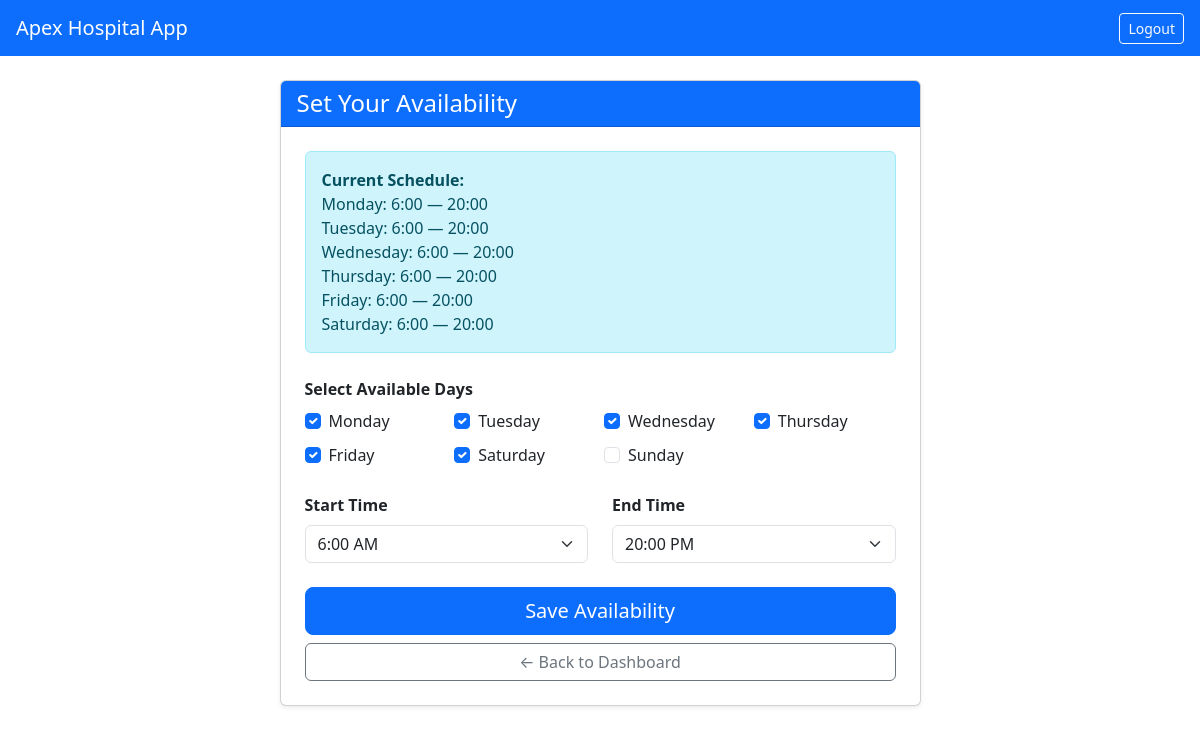
Screenshot of /set-availability/ (signed in) with the database file from the repository.
### accounts/models.py (models this page shows, shortened)
class DoctorAvailability(models.Model):
    DAYS = [
        ('Monday','Monday'), ('Tuesday', 'Tuesday'), ('Wednesday', 'Wednesday'),
        ('Thursday', 'Thursday'), ('Friday', 'Friday'),
        ('Saturday', 'Saturday'), ('Sunday', 'Sunday'),
    ]
    doctor = models.ForeignKey(
        DoctorProfile, on_delete=models.CASCADE, related_name='availability'
    )
    day = models.CharField(max_length=10, choices=DAYS)
    start_hour = models.IntegerField()
    end_hour = models.IntegerField()
    class Meta:
        unique_together = ('doctor', 'day')

### accounts/views.py (the view, shortened to what this page needs)
# urls.py: path('set-availability/', views.set_availability, name='set_availability'),
@login_required
def set_availability(request):
    if request.user.profile.role != 'doctor':
        return redirect('patient_dashboard')
    doctor = request.user.profile.doctor
    availabilities = DoctorAvailability.objects.filter(doctor=doctor)
    return render(request, 'accounts/set_availability.html', {
        'doctor'        : doctor,
        'availabilities': availabilities,
        'days'          : ['Monday','Tuesday','Wednesday','Thursday','Friday','Saturday','Sunday'],
        'hours'         : list(range(6, 21)),
    })

### accounts/templates/accounts/set_availability.html (shortened to what this page needs)
{% extends 'accounts/base.html' %}
{% block content %}
<div class="row justify-content-center">
  <div class="col-md-7">
    <div class="card shadow-sm">
      <div class="card-header bg-primary text-white">
        <h4 class="mb-0"> Set Your Availability</h4>
      </div>
      <div class="card-body p-4">
        {% if availabilities %}
        <div class="alert alert-info mb-4">
          <strong>Current Schedule:</strong><br>
          {% for a in availabilities %}
             {{ a.day }}: {{ a.start_hour }}:00 — {{ a.end_hour }}:00<br>
          {% endfor %}
        </div>
        {% endif %}
        <form method="POST">
          <div class="mb-4">
            <label class="form-label fw-bold">Select Available Days</label>
            <div class="row g-2">
              {% for day in days %}
              <div class="col-6 col-md-3">
                <div class="form-check">
                  <input class="form-check-input" type="checkbox"
                         name="days" value="{{ day }}" id="day_{{ day }}"
                    {% for a in availabilities %}
                      {% if a.day == day %}checked{% endif %}
                    {% endfor %}>
                  <label class="form-check-label" for="day_{{ day }}">
                    {{ day }}
                  </label>
                </div>
              </div>
              {% endfor %}
            </div>
          </div>
          <div class="row mb-4">
            <div class="col-md-6">
              <label class="form-label fw-bold">Start Time</label>
              <select name="start_hour" class="form-select">
                {% for h in hours %}
                  <option value="{{ h }}"
                    {% if availabilities %}
                      {% for a in availabilities %}
                        {% if a.start_hour == h %}selected{% endif %}
                      {% endfor %}
                    {% endif %}>
                    {{ h }}:00 {% if h < 12 %}AM{% else %}PM{% endif %}
                  </option>
                {% endfor %}
              </select>
            </div>
            <div class="col-md-6">
              <label class="form-label fw-bold">End Time</label>
              <select name="end_hour" class="form-select">
                {% for h in hours %}
                  <option value="{{ h }}"
                    {% if availabilities %}
                      {% for a in availabilities %}
                        {% if a.end_hour == h %}selected{% endif %}
                      {% endfor %}
                    {% endif %}>
                    {{ h }}:00 {% if h < 12 %}AM{% else %}PM{% endif %}
                  </option>
                {% endfor %}
              </select>
            </div>
          </div>
          <button type="submit" class="btn btn-primary w-100 btn-lg">
             Save Availability
          </button>
          <a href="{% url 'doctor_dashboard' %}" class="btn btn-outline-secondary w-100 mt-2">
            ← Back to Dashboard
          </a>
        </form>
      </div>
    </div>
  </div>
</div>
{% endblock %}

### rows the page displays
DoctorAvailability: day "Monday", start_hour "6", end_hour "20", day "☑" "☑" "☑" "☑" "☑" "☑", start_hour "6:00 AM", end_hour "20:00 PM"
DoctorAvailability: day "Tuesday", start_hour "6", end_hour "20"
DoctorAvailability: day "Wednesday", start_hour "6", end_hour "20"
DoctorAvailability: day "Thursday", start_hour "6", end_hour "20"
DoctorAvailability: day "Friday", start_hour "6", end_hour "20"
DoctorAvailability: day "Saturday", start_hour "6", end_hour "20"

### other values shown
{{ day }} "Monday" "Tuesday" "Wednesday" "Thursday" "Friday" "Saturday" "Sunday"
